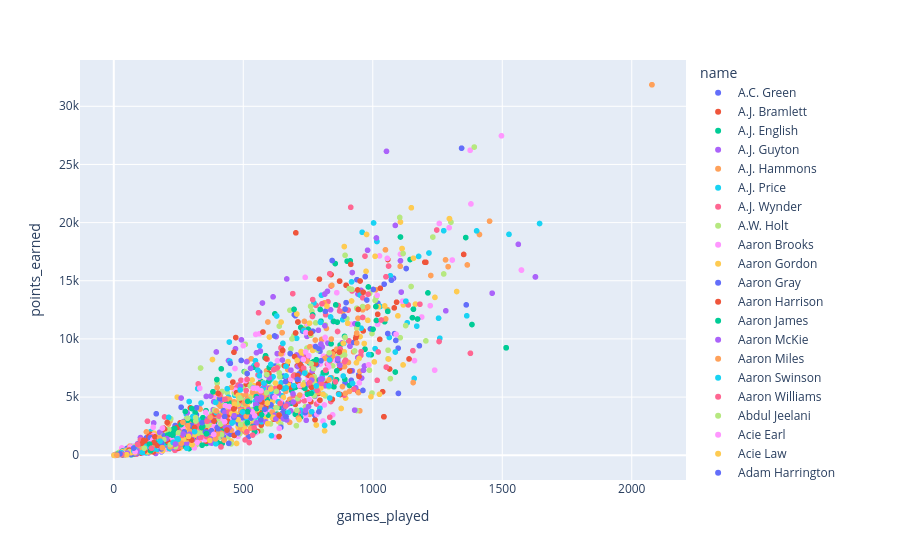

Source (notebook cell):
### Code cell
# 1. Plot scatter graph when X axis represents games played and Y axis points
fig = px.scatter(
    clean_players_data,
    x="games_played",
    y="points_earned",
    color="name",
)
fig.show()
